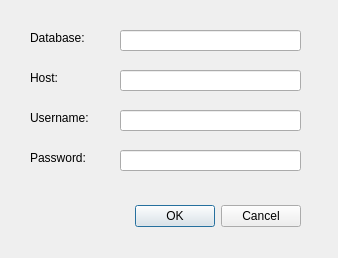
<?xml version="1.0" encoding="UTF-8"?>
<ui version="4.0">
 <class>dbconnect</class>
 <widget class="QDialog" name="dbconnect">
  <property name="windowModality">
   <enum>Qt::ApplicationModal</enum>
  </property>
  <property name="geometry">
   <rect>
    <x>0</x>
    <y>0</y>
    <width>338</width>
    <height>258</height>
   </rect>
  </property>
  <property name="minimumSize">
   <size>
    <width>338</width>
    <height>258</height>
   </size>
  </property>
  <property name="maximumSize">
   <size>
    <width>338</width>
    <height>258</height>
   </size>
  </property>
  <property name="windowTitle">
   <string>Dialog</string>
  </property>
  <property name="autoFillBackground">
   <bool>false</bool>
  </property>
  <property name="sizeGripEnabled">
   <bool>false</bool>
  </property>
  <property name="modal">
   <bool>true</bool>
  </property>
  <widget class="QDialogButtonBox" name="boxConfirm">
   <property name="geometry">
    <rect>
     <x>0</x>
     <y>200</y>
     <width>301</width>
     <height>32</height>
    </rect>
   </property>
   <property name="orientation">
    <enum>Qt::Horizontal</enum>
   </property>
   <property name="standardButtons">
    <set>QDialogButtonBox::Cancel|QDialogButtonBox::Ok</set>
   </property>
  </widget>
  <widget class="QLabel" name="labelDatabase">
   <property name="geometry">
    <rect>
     <x>30</x>
     <y>30</y>
     <width>91</width>
     <height>16</height>
    </rect>
   </property>
   <property name="text">
    <string>Database:</string>
   </property>
  </widget>
  <widget class="QLineEdit" name="textDatabase">
   <property name="geometry">
    <rect>
     <x>120</x>
     <y>30</y>
     <width>181</width>
     <height>21</height>
    </rect>
   </property>
  </widget>
  <widget class="QLabel" name="labelHost">
   <property name="geometry">
    <rect>
     <x>30</x>
     <y>70</y>
     <width>91</width>
     <height>16</height>
    </rect>
   </property>
   <property name="text">
    <string>Host:</string>
   </property>
  </widget>
  <widget class="QLineEdit" name="textHost">
   <property name="geometry">
    <rect>
     <x>120</x>
     <y>70</y>
     <width>181</width>
     <height>21</height>
    </rect>
   </property>
  </widget>
  <widget class="QLineEdit" name="textUsername">
   <property name="geometry">
    <rect>
     <x>120</x>
     <y>110</y>
     <width>181</width>
     <height>21</height>
    </rect>
   </property>
  </widget>
  <widget class="QLabel" name="labelUsername">
   <property name="geometry">
    <rect>
     <x>30</x>
     <y>110</y>
     <width>91</width>
     <height>16</height>
    </rect>
   </property>
   <property name="text">
    <string>Username:</string>
   </property>
  </widget>
  <widget class="QLabel" name="labelPassword">
   <property name="geometry">
    <rect>
     <x>30</x>
     <y>150</y>
     <width>91</width>
     <height>16</height>
    </rect>
   </property>
   <property name="text">
    <string>Password:</string>
   </property>
  </widget>
  <widget class="QLineEdit" name="textPassword">
   <property name="geometry">
    <rect>
     <x>120</x>
     <y>150</y>
     <width>181</width>
     <height>21</height>
    </rect>
   </property>
  </widget>
 </widget>
 <resources/>
 <connections>
  <connection>
   <sender>boxConfirm</sender>
   <signal>accepted()</signal>
   <receiver>dbconnect</receiver>
   <slot>accept()</slot>
   <hints>
    <hint type="sourcelabel">
     <x>248</x>
     <y>254</y>
    </hint>
    <hint type="destinationlabel">
     <x>157</x>
     <y>274</y>
    </hint>
   </hints>
  </connection>
  <connection>
   <sender>boxConfirm</sender>
   <signal>rejected()</signal>
   <receiver>dbconnect</receiver>
   <slot>reject()</slot>
   <hints>
    <hint type="sourcelabel">
     <x>316</x>
     <y>260</y>
    </hint>
    <hint type="destinationlabel">
     <x>286</x>
     <y>274</y>
    </hint>
   </hints>
  </connection>
 </connections>
</ui>
